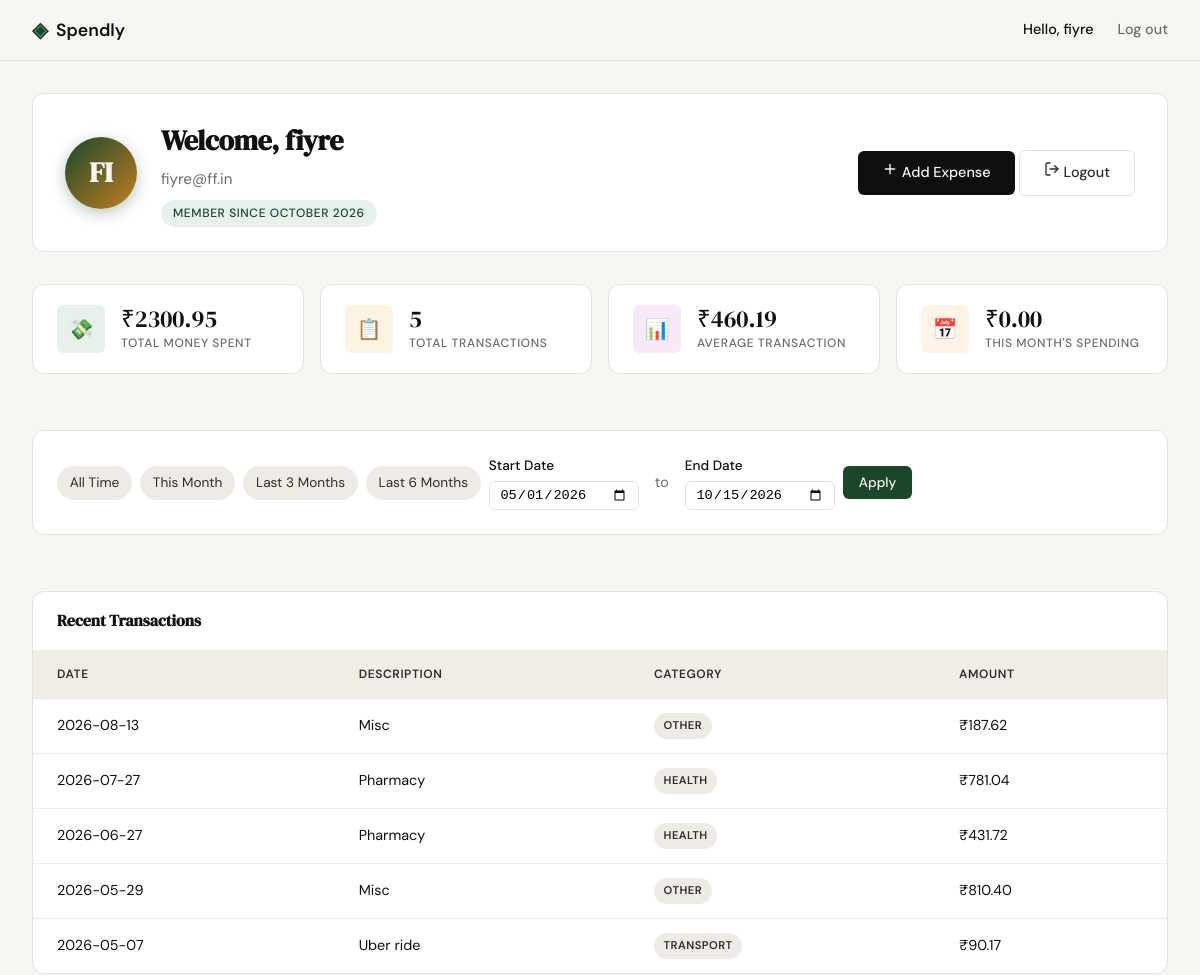
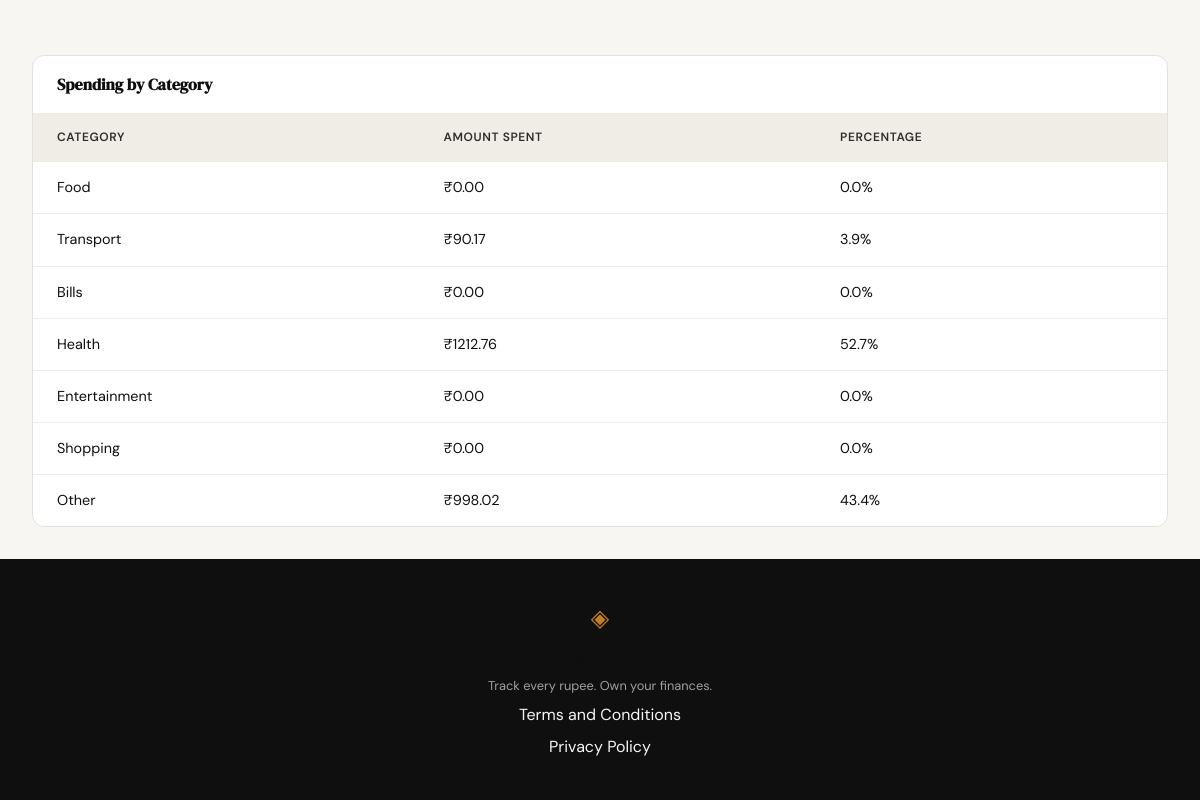
The page /profile?date_from=2026-05-01&date_to=2026-10-15 (signed in) on the database its author committed (2 pictures, top to bottom).
### tables this page shows
CREATE TABLE users (
            id INTEGER PRIMARY KEY AUTOINCREMENT,
            name TEXT NOT NULL,
            email TEXT UNIQUE NOT NULL,
            password_hash TEXT NOT NULL,
            created_at TEXT DEFAULT (datetime('now'))
        );

CREATE TABLE expenses (
            id INTEGER PRIMARY KEY AUTOINCREMENT,
            user_id INTEGER NOT NULL REFERENCES users(id),
            amount REAL NOT NULL,
            category TEXT NOT NULL,
            date TEXT NOT NULL,
            description TEXT,
            created_at TEXT DEFAULT (datetime('now'))
        );

### app.py (the view)
@app.route("/profile")
def profile():
    user_id = session.get("user_id")
    if not user_id:
        return redirect(url_for("login"))
    db = get_db()
    user_row = db.execute(
        "SELECT id, name, email, created_at FROM users WHERE id = ?",
        (user_id,)
    ).fetchone()
    db.close()
    if not user_row:
        session.clear()
        flash("User not found.", "error")
        return redirect(url_for("login"))
    name = user_row["name"]
    if len(name) >= 2:
        avatar = name[0:2].upper()
    else:
        avatar = name[0].upper() if name else "?"
    created_at = user_row["created_at"]
    member_since = ""
    if created_at:
        try:
            parts = created_at.split("-")
            if len(parts) >= 2:
                month_names = [
                    "", "January", "February", "March", "April", "May", "June",
                    "July", "August", "September", "October", "November", "December"
                ]
                month_idx = int(parts[1])
                if 1 <= month_idx <= 12:
                    member_since = f"{month_names[month_idx]} {parts[0]}"
        except (ValueError, IndexError):
            member_since = created_at
    user_info = {
        "name": name,
        "email": user_row["email"],
        "avatar": avatar,
        "member_since": member_since or created_at
    }
    start_date_str = request.args.get('start_date') or request.args.get('date_from')
    end_date_str = request.args.get('end_date') or request.args.get('date_to')
    start_date_val = None
    end_date_val = None
    try:
        if start_date_str:
            start_date_val = datetime.strptime(start_date_str, '%Y-%m-%d').date()
        if end_date_str:
            end_date_val = datetime.strptime(end_date_str, '%Y-%m-%d').date()
    except ValueError:
        start_date_val = None
        end_date_val = None
    if start_date_val and end_date_val and start_date_val > end_date_val:
        start_date_val, end_date_val = None, None
    expenses = get_expenses_by_user(
        user_id,
        start_date_val.isoformat() if start_date_val else None,
        end_date_val.isoformat() if end_date_val else None
    )
    total_spent = sum(float(exp.get("amount", 0)) for exp in expenses)
    tx_count = len(expenses)
    avg_transaction = total_spent / tx_count if tx_count else 0.0
    cat_totals = {}
    for exp in expenses:
        cat = exp.get("category", "Other")
        cat_totals[cat] = cat_totals.get(cat, 0.0) + float(exp.get("amount", 0))
    top_category = max(cat_totals, key=cat_totals.get) if cat_totals else None
    today = date.today()
    this_month_prefix = f"{today.year}-{today.month:02d}"
    this_month = 0.0
    for exp in expenses:
        if exp.get("date") and exp["date"].startswith(this_month_prefix):
            this_month += float(exp.get("amount", 0))
    stats = {
        "total_spent": total_spent,
        "tx_count": tx_count,
        "avg_transaction": avg_transaction,
        "this_month": this_month,
        "top_category": top_category,
    }
    colour_palette = [
        "var(--accent)",
        "var(--accent-2)",
        "var(--accent-3)",
        "var(--accent-4)",
        "var(--accent-5)",
        "var(--accent-6)",
    ]
    categories = []
    for idx, cat_name in enumerate(CATEGORIES):
        amt = cat_totals.get(cat_name, 0.0)
        pct = (amt / total_spent * 100) if total_spent > 0 else 0.0
        categories.append({
            "name": cat_name,
            "amount": amt,
            "percentage": pct,
            "color": colour_palette[idx % len(colour_palette)]
        })
    today = date.today()
    def month_start(offset_months):
        total_months = today.year * 12 + today.month - 1 + offset_months
        year = total_months // 12
        month = total_months % 12 + 1
        return date(year, month, 1)
    presets = {
        'all_time': {'date_from': None, 'date_to': None},
        'this_month': {'date_from': month_start(0), 'date_to': today},
        'last_3_months': {'date_from': month_start(-2), 'date_to': today},
        'last_6_months': {'date_from': month_start(-5), 'date_to': today},
    }
    return render_template(
        "profile.html",
        user=user_info,
        stats=stats,
        transactions=expenses,
        categories=categories,
        presets=presets,
        start_date=start_date_str or "",
        end_date=end_date_str or "",
    )

### templates/profile.html (shortened to what this page needs)
{% extends "base.html" %}
{% block head %}
<link rel="stylesheet" href="{{ url_for('static', filename='css/profile.css') }}">
{% endblock %}
{% block content %}
<div class="profile-dashboard">
    <header class="card profile-header">
        <div class="avatar-section">
            <div class="avatar-initials">{{ user.avatar }}</div>
        </div>
        <div class="user-meta">
            <h1 class="user-name">Welcome, {{ user.name }}</h1>
            <p class="user-email">{{ user.email }}</p>
            <span class="member-badge">Member since {{ user.member_since }}</span>
        </div>
        <div class="header-actions">
            <a href="{{ url_for('add_expense') }}" class="btn-primary">
                <svg width="16" height="16" viewBox="0 0 24 24" fill="none" stroke="currentColor" stroke-width="2" stroke-linecap="round" stroke-linejoin="round">
                    <line x1="12" y1="5" x2="12" y2="19"></line>
                    <line x1="5" y1="12" x2="19" y2="12"></line>
                </svg>
                Add Expense
            </a>
            <a href="{{ url_for('logout') }}" class="btn-ghost logout-btn">
                <svg width="16" height="16" viewBox="0 0 24 24" fill="none" stroke="currentColor" stroke-width="2" stroke-linecap="round" stroke-linejoin="round">
                    <path d="M9 21H5a2 2 0 0 1-2-2V5a2 2 0 0 1 2-2h4"></path>
                    <polyline points="16 17 21 12 16 7"></polyline>
                    <line x1="21" y1="12" x2="9" y2="12"></line>
                </svg>
                Logout
            </a>
        </div>
    </header>
    <section class="stats-grid">
        <article class="card stat-card">
            <div class="stat-icon spending-icon">💸</div>
            <div class="stat-content">
                <span class="stat-value">₹{{ "{:.2f}".format(stats.total_spent) }}</span>
                <span class="stat-label">Total Money Spent</span>
            </div>
        </article>
        <article class="card stat-card">
            <div class="stat-icon transactions-icon">📋</div>
            <div class="stat-content">
                <span class="stat-value">{{ stats.tx_count }}</span>
                <span class="stat-label">Total Transactions</span>
            </div>
        </article>
        <article class="card stat-card">
            <div class="stat-icon avg-icon">📊</div>
            <div class="stat-content">
                <span class="stat-value">₹{{ "{:.2f}".format(stats.avg_transaction) }}</span>
                <span class="stat-label">Average Transaction</span>
            </div>
        </article>
        <article class="card stat-card">
            <div class="stat-icon month-icon">📅</div>
            <div class="stat-content">
                <span class="stat-value">₹{{ "{:.2f}".format(stats.this_month) }}</span>
                <span class="stat-label">This Month's Spending</span>
            </div>
        </article>
    </section>
    <section class="card table-card date-filter-section">
        <div class="table-wrapper">
            <form method="get" action="{{ url_for('profile') }}" class="date-filter-form">
                <div class="filter-controls">
                    <a href="{{ url_for('profile') }}" class="quick-filter-btn{% if not start_date and not end_date %} active{% endif %}">All Time</a>
                    <a href="{{ url_for('profile', date_from=presets.this_month.date_from|default(''), date_to=presets.this_month.date_to|default('') ) }}" class="quick-filter-btn">This Month</a>
                    <a href="{{ url_for('profile', date_from=presets.last_3_months.date_from|default(''), date_to=presets.last_3_months.date_to|default('') ) }}" class="quick-filter-btn">Last 3 Months</a>
                    <a href="{{ url_for('profile', date_from=presets.last_6_months.date_from|default(''), date_to=presets.last_6_months.date_to|default('') ) }}" class="quick-filter-btn">Last 6 Months</a>
                    <div class="date-input">
                        <label for="start_date">Start Date</label>
                        <input type="date" name="start_date" id="start_date" value="{{ start_date or '' }}" />
                    </div>
                    <span class="date-separator">to</span>
                    <div class="date-input">
                        <label for="end_date">End Date</label>
                        <input type="date" name="end_date" id="end_date" value="{{ end_date or '' }}" />
                    </div>
                    <button type="submit" class="btn-success">Apply</button>
                </div>
            </form>
        </div>
    </section>
    <section class="card table-card">
        <header class="card-header">
            <h2>Recent Transactions</h2>
        </header>
        <div class="table-wrapper">
            {% if transactions %}
            <table class="transaction-table">
                <thead>
                    <tr>
                        <th>Date</th>
                        <th>Description</th>
                        <th>Category</th>
                        <th class="text-end">Amount</th>
                    </tr>
                </thead>
                <tbody>
                    {% for tx in transactions %}
                    <tr>
                        <td>{{ tx.date }}</td>
                        <td>{{ tx.description }}</td>
                        <td>
                            <span class="badge badge-{{ tx.category | lower }}">{{ tx.category }}</span>
                        </td>
                        <td class="text-end">₹{{ "{:.2f}".format(tx.amount) }}</td>
                    </tr>
                    {% endfor %}
                </tbody>
            </table>
            {% else %}
            <div class="empty-state">
                <p>No transactions found for the selected period.</p>
                <p>Try adjusting your date filter or add your first expense.</p>
            </div>
            {% endif %}
        </div>
    </section>
    <section class="card table-card">
        <header class="card-header">
            <h2>Spending by Category</h2>
        </header>
        <div class="table-wrapper">
            {% if categories %}
            <table class="category-table">
                <thead>
                    <tr>
                        <th>Category</th>
                        <th class="text-end">Amount Spent</th>
                        <th class="text-end">Percentage</th>
                    </tr>
                </thead>
                <tbody>
                    {% for cat in categories %}
                    <tr>
                        <td>
                            <span class="category-name">{{ cat.name }}</span>
                        </td>
                        <td class="text-end">₹{{ "{:.2f}".format(cat.amount) }}</td>
                        <td class="text-end">{{ "{:.1f}".format(cat.percentage|default(0)) }}%</td>
                    </tr>
                    {% endfor %}
                </tbody>
            </table>
            {% else %}
            <div class="empty-state">
                <p>No category data available for the selected period.</p>
            </div>
            {% endif %}
        </div>
    </section>
</div>
{% endblock %}

### templates/base.html (shortened to what this page needs)
<!DOCTYPE html>
<html lang="en">
<head>
    <link rel="stylesheet" href="{{ url_for('static', filename='css/style.css') }}">
    {% block head %}{% endblock %}
</head>
<body>
    <nav class="navbar">
        <div class="nav-inner">
            <a href="{{ url_for('landing') }}" class="nav-brand">
                <span class="brand-icon">◈</span>
                <span class="brand-name">Spendly</span>
            </a>
            <div class="nav-links">
                {% if session.get('user_id') and user %}
                    <span class="nav-user">Hello, {{ user.name }}</span>
                    <a href="{{ url_for('logout') }}">Log out</a>
                {% else %}
                    <a href="{{ url_for('login') }}">Sign in</a>
                    <a href="{{ url_for('register') }}" class="nav-cta">Get started</a>
                {% endif %}
            </div>
        </div>
    </nav>
    <main class="main-content">
        {% block content %}{% endblock %}
    </main>
    <footer class="footer">
        <div class="footer-inner">
            <span class="brand-icon">◈</span>
            <span class="brand-name">Spendly</span>
            <p class="footer-copy">Track every rupee. Own your finances.</p>
            <a href="{{ url_for('terms') }}">Terms and Conditions</a>
            <a href="{{ url_for('privacy') }}">Privacy Policy</a>
        </div>
    </footer>
</body>
</html>

### rows shown on the page
users: name "fiyre", email "fiyre@ff.in"
expenses: date "2026-08-13", description "Misc", category "OTHER", amount "187.62"
expenses: date "2026-07-27", description "Pharmacy", category "HEALTH", amount "781.04"
expenses: date "2026-06-27", description "Pharmacy", category "HEALTH", amount "431.72"
expenses: date "2026-05-29", description "Misc", category "OTHER", amount "810.40"
expenses: date "2026-05-07", description "Uber ride", category "TRANSPORT", amount "90.17", name "Transport", percentage "3.9"

### other values the page prints
{{ user.avatar }} "FI"
{{ user.member_since }} "OCTOBER 2026"
{{ "{:.2f}".format(stats.total_spent) }} "2300.95"
{{ stats.tx_count }} "5"
{{ "{:.2f}".format(stats.avg_transaction) }} "460.19"
{{ "{:.2f}".format(stats.this_month) }} "0.00"
{{ cat.name }} "Food" "Bills" "Health" "Entertainment" "Shopping" "Other"
{{ "{:.2f}".format(cat.amount) }} "0.00" "0.00" "1212.76" "0.00" "0.00" "998.02"
{{ "{:.1f}".format(cat.percentage|default(0)) }} "0.0" "0.0" "52.7" "0.0" "0.0" "43.4"
